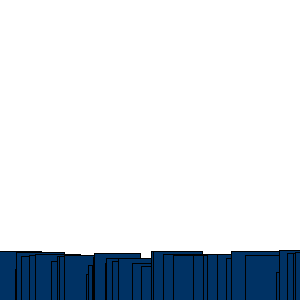
Frame 1 (no input)
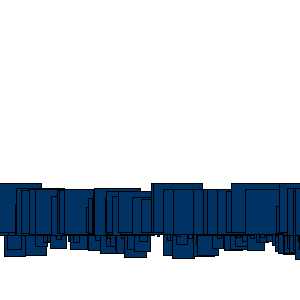
Frame 60 (the mouse pressed at the canvas centre just before this capture)
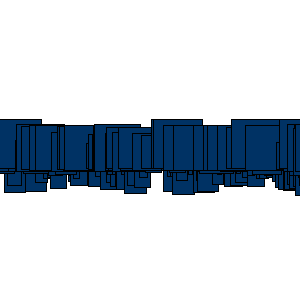
Frame 120 (the mouse held since frame 60 and released just before this capture)

The Processing sketch that drew these frames (run headless with seeded random() and noise(); from frame 60 on, the mouse is pressed at the canvas centre):

// Processing sketch: processing_39853
// ── processing_39853.pde

//Figures separate and move over time

int num = 300; //number of figures

float[] sizes = new float[num];
float[] y = new float [num];
float[] speed = new float [num];
color[] myColor = new color [3];


void setup() {
  size(300, 300);


  myColor[0] = color(0, 50, 100); //blue
  myColor[1] = color(255, 205, 0);  //yellow
  myColor[2] = color(29, 203, 39); //green

  // seed the array
  for (int i=0; i< num;i++) {
    y[i] = random(width, 10);
    speed[i] = random (4, -8);
    sizes[i] = random(-50, 25);
  }
}



void draw() {
  background(255);

  for (int i=0; i < num; i++) {

    if (height/num > 1) {
      fill (myColor[1]);
      rect (height/num * i + height/num, y[i], sizes [i], sizes [i]);
      y[i] = y[i] + speed[i];
    }
    else {
      fill (myColor[0]);
      rect (height/num * i + i * .5 + height/num, y[i], sizes [i], sizes [i]);
      y[i] = y[i] + speed[i];
    }
    if (y[i] > width + abs(sizes[i]/2)) y[i] = abs(-sizes[i])/2;
    if (y[i] < -abs(sizes[i]/2)) y[i] = width - +abs(sizes[i]/2);
  }
}
